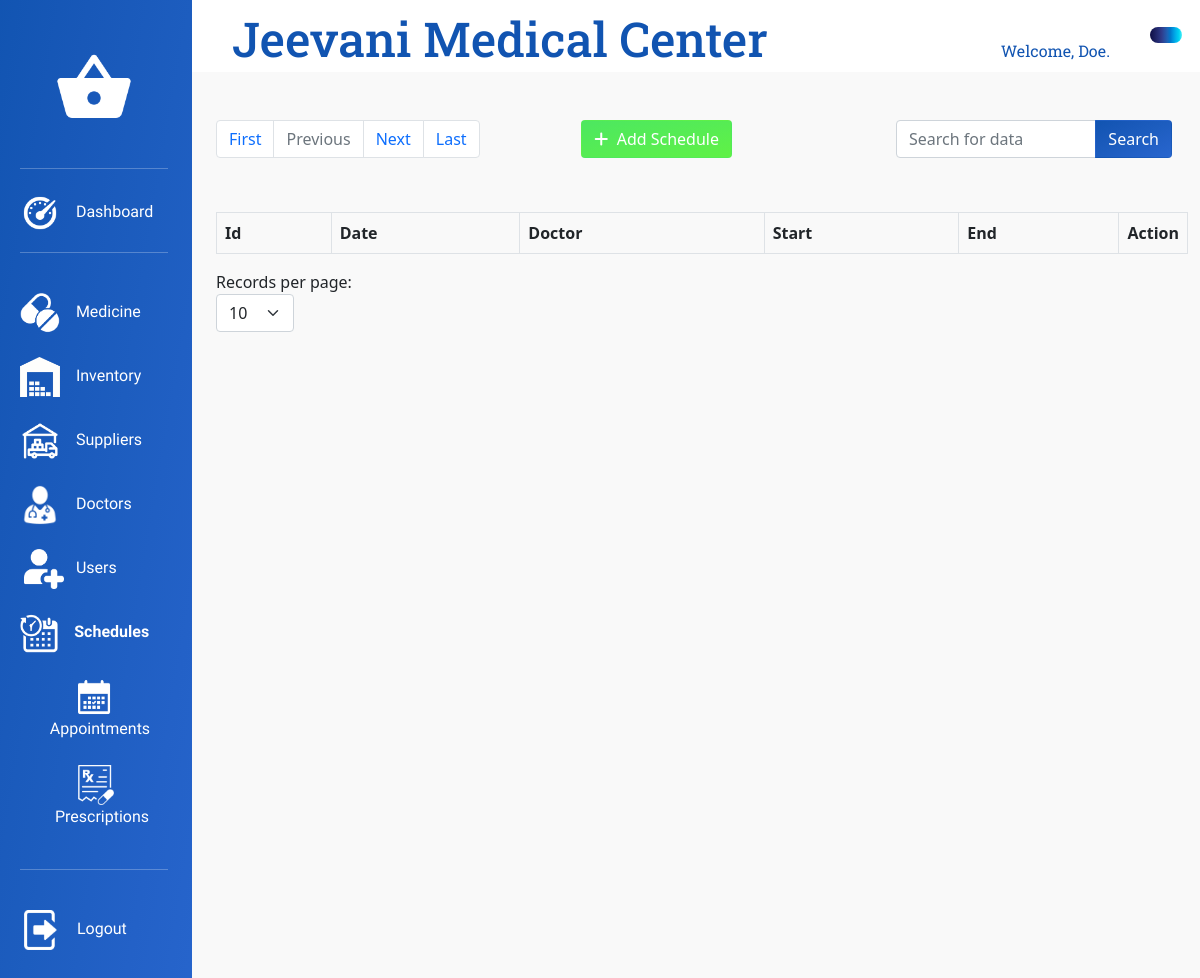
/View/Schedules.php (signed in), run on an earlier commit of the app's database.
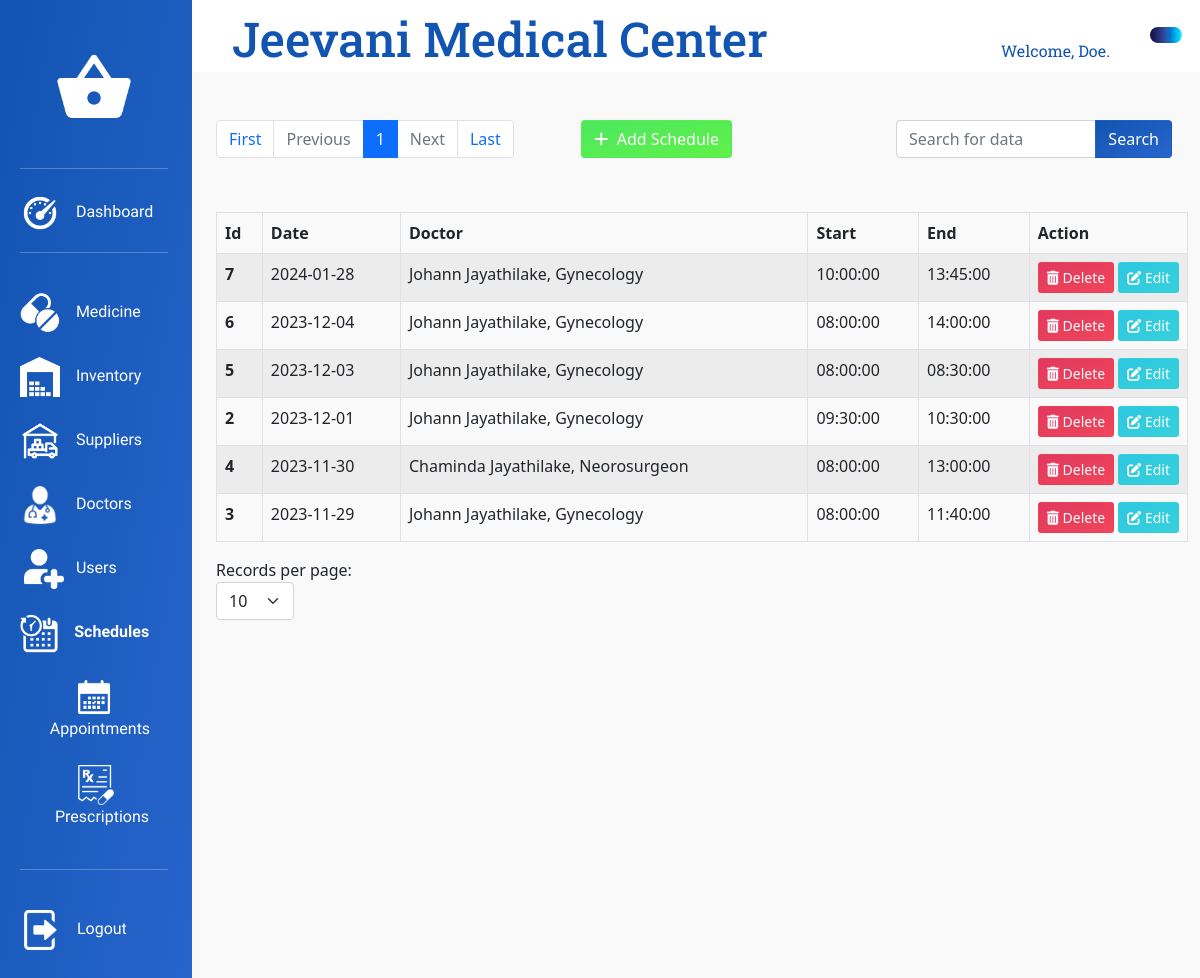
And on a later commit of the database.
### tables this page shows
CREATE TABLE `schedule` (
  `schedule_id` int(11) NOT NULL,
  `schedule_date` date NOT NULL,
  `schedule_doctor_id` int(11) NOT NULL,
  `schedule_start_time` time NOT NULL,
  `schedule_end_time` time NOT NULL,
  `schedule_available_time` time NOT NULL,
  `schedule_status` int(11) NOT NULL DEFAULT 1
);

CREATE TABLE `user` (
  `user_id` int(11) NOT NULL,
  `user_fname` varchar(256) NOT NULL,
  `user_lname` varchar(256) NOT NULL,
  `user_address` text DEFAULT 'N/A',
  `user_dob` date NOT NULL,
  `user_email` varchar(128) NOT NULL,
  `user_nic` varchar(12) NOT NULL,
  `user_password` varchar(256) NOT NULL,
  `user_role_id` int(11) NOT NULL,
  `user_attached_info_id` int(11) DEFAULT NULL,
  `user_status` int(11) NOT NULL DEFAULT 1
);

CREATE TABLE `doctor` (
  `doctor_id` int(11) NOT NULL,
  `doctor_specialisation` varchar(128) NOT NULL,
  `doctor_qualifications` text NOT NULL,
  `doctor_experience` text NOT NULL,
  `doctor_tel_no` int(10) NOT NULL,
  `doctor_user_id` int(11) NOT NULL,
  `doctor_status` int(11) NOT NULL DEFAULT 1
);

### Model/ScheduleInitializationModel.php (called while the page is built, shortened)
<?php
    $thisDBConnection = new DbConnection();
    $myCon = $thisDBConnection->con;
    if (isset($_GET["search"])) {
        $filters = $_GET["search"];
        $page = 0;
        $sql = "SELECT * FROM schedule JOIN doctor ON schedule.schedule_doctor_id = doctor.doctor_id JOIN user ON doctor.doctor_user_id = user.user_id WHERE CONCAT(schedule_id, schedule_date, user_fname, user_lname, doctor_specialisation, schedule_start_time, schedule_end_time) LIKE '%$filters%' AND schedule_status=1 ORDER BY schedule_date DESC;";
        $result = $myCon->query($sql) or die($myCon->error);
        $resCheck = mysqli_num_rows($result);
        $schedules = $result->fetch_all(MYSQLI_ASSOC);
    } else {
        $sql = "SELECT * FROM schedule JOIN doctor ON schedule.schedule_doctor_id = doctor.doctor_id JOIN user ON doctor.doctor_user_id = user.user_id WHERE schedule_status=1 ORDER BY schedule_date DESC;";
        $result = $myCon->query($sql) or die($myCon->error);
        $schedules = $result->fetch_all(MYSQLI_ASSOC);
    }

### View/Schedules.php (the view, shortened to what the rows shown need)
<?php
require_once "../Model/ScheduleInitializationModel.php";
?>
<!DOCTYPE html>
<html lang="en">
<head>
    <link rel="stylesheet" type="text/css" href="../bootstrap/bootstrap-5.0.2-dist/css/bootstrap.min.css">
    <link rel="stylesheet" type="text/css" href="../CSS/ScheduleStyles.css">
	<link rel="stylesheet" type="text/css" href="../CSS/AdminDashboardStyles.css">
    <link rel="stylesheet" type="text/css" href="../CSS/CommonDashboardStyles.css">
    <link rel="stylesheet" type="text/css" href="../CSS/Utilities.css">
</head>
<body>
    <div class="container-fluid">
        <div class="row">
            <div class="col-10">
                <div class="row">
                    <div class="col-12 title-content">
                        <h1 class="title-text">Jeevani Medical Center</h1>
                    </div>
                </div>
                <div class="row">
                    <div class="col-12 main-content">
                        <div class="row">
                            <div class="col-12">
                                <table class="table table-striped table-hover table-bordered table-responsive">
                                    <thead>
                                        <tr>
                                            <th scope="col">Id</th>
                                            <th scope="col">Date</th>
                                            <th scope="col">Doctor</th>
                                            <th scope="col">Start</th>
                                            <th scope="col">End</th>
                                            <th scope="th-sm" id="Action">Action</th>
                                        </tr>
                                    </thead>
                                    <tbody>
                                        <?php foreach ($schedules as $schedule) { ?>
                                            <tr>
                                                <th scope="row"><?php echo $schedule['schedule_id']; ?></th>
                                                <td id="ScheduleDate<?php echo $schedule['schedule_id']; ?>"> <?php echo $schedule['schedule_date']; ?></td>
                                                <td id="ScheduleDoctor<?php echo $schedule['schedule_id']; ?>"> <?php echo ($schedule['user_fname'] . " " . $schedule['user_lname'] . ", " . $schedule['doctor_specialisation']); ?></td>
                                                <td id="ScheduleStart<?php echo $schedule['schedule_id']; ?>"> <?php echo $schedule['schedule_start_time']; ?></td>
                                                <td id="ScheduleEnd<?php echo $schedule['schedule_id']; ?>"> <?php echo $schedule['schedule_end_time']; ?></td>
                                                <td>
                                                    <button type="button" class="btn btn-sm btn-themed-danger btn-action" name="deleteButton" id="del<?php echo $schedule['schedule_id'] ?>" onclick="openDeleteModal(this.id)"><i class="fa-solid fa-trash-can"></i>&nbsp;Delete</button>
                                                    <button type="button" class="btn btn-sm btn-themed-info" name="editButton" id="edit<?php echo $schedule['schedule_id'] ?>" onclick="openEditModal(this.id)"><i class="fa-solid fa-pen-to-square"></i>&nbsp;Edit</button>
                                                </td>
                                            </tr>
                                        <?php } ?>
                                    </tbody>
                                </table>
                            </div>
                        </div>
                    </div>
                </div>
            </div>
        </div>
    </div>
</body>
</html>

What changed in the data, as far as the page shows it:
added schedule: schedule_id "7", schedule_date "2024-01-28", user.user_fname "Johann", user.user_lname "Jayathilake", doctor.doctor_specialisation "Gynecology", schedule_start_time "10:00:00", schedule_end_time "13:45:00"
added schedule: schedule_id "6", schedule_date "2023-12-04", user.user_fname "Johann", user.user_lname "Jayathilake", doctor.doctor_specialisation "Gynecology", schedule_start_time "08:00:00", schedule_end_time "14:00:00"
added schedule: schedule_id "5", schedule_date "2023-12-03", user.user_fname "Johann", user.user_lname "Jayathilake", doctor.doctor_specialisation "Gynecology", schedule_start_time "08:00:00", schedule_end_time "08:30:00"
added schedule: schedule_id "2", schedule_date "2023-12-01", user.user_fname "Johann", user.user_lname "Jayathilake", doctor.doctor_specialisation "Gynecology", schedule_start_time "09:30:00", schedule_end_time "10:30:00"
added schedule: schedule_id "4", schedule_date "2023-11-30", user.user_fname "Chaminda", user.user_lname "Jayathilake", doctor.doctor_specialisation "Neorosurgeon", schedule_start_time "08:00:00", schedule_end_time "13:00:00"
added schedule: schedule_id "3", schedule_date "2023-11-29", user.user_fname "Johann", user.user_lname "Jayathilake", doctor.doctor_specialisation "Gynecology", schedule_start_time "08:00:00", schedule_end_time "11:40:00"
Also different on the page:
new list line: "1"
